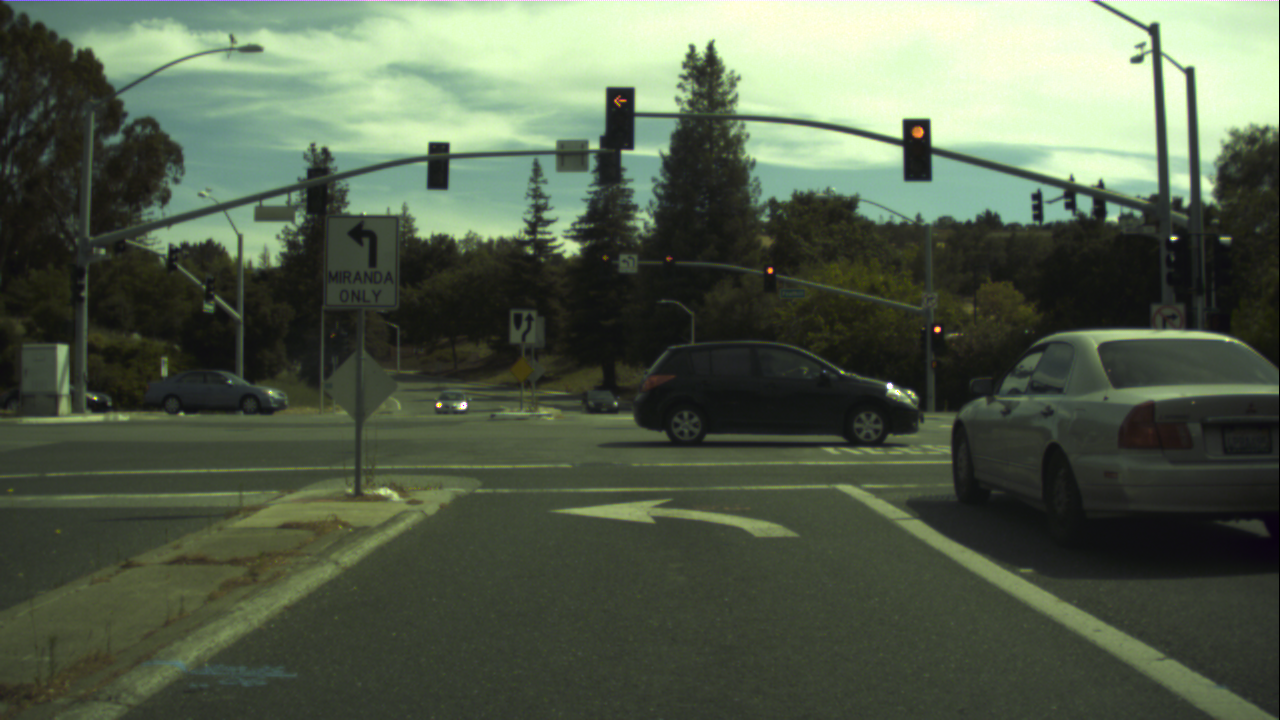
#> input picture 37596.png, 1280 x 720 px
$ python TLR.py   (older library calls are emulated)
#> lines starting #> are read from the running program, lines starting #| are printed output that depends on the picture; after the words box and inside, x2 and y2 are one past the last pixel; in counts of white or black regions, pixels touching at a corner belong together
#> further down, img is the input picture: shape (720, 1280, 3); mean B, G, R 75.8, 94.9, 83.8
import cv2
import numpy as np
from matplotlib import pyplot as plt


def normalizeImage(img):
    width, height, _ = img.shape
    print(width)
#| 720
    for x in range(0, width - 1):
        for y in range(0, height - 1):
            s = np.int16(img[x,y,0]) + np.int16(img[x,y,1]) + np.int16(img[x,y,2])
            s=np.float64(s)
            if(s > 0):
                img[x,y,2] = (img[x,y,2] / s) * 255
                img[x,y,1] = (img[x,y,1] / s) * 255
                img[x,y,0] = (img[x,y,0] / s) * 255
            else:
                img[x,y,0] = 0
                img[x,y,1] = 0
                img[x,y,2] = 0
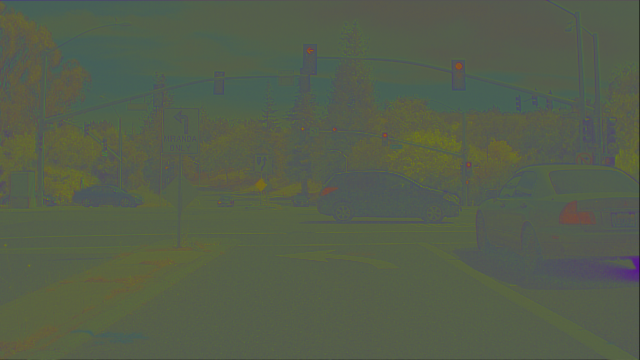
#> img: shape (720, 1280, 3) (shown at 1/2 size); mean B, G, R 74.8, 93.9, 84.6
    return cv2.normalize( img, None, 0, 255, norm_type=cv2.NORM_MINMAX, dtype=cv2.CV_8U)

def filterImg(img, Ch1Min, Ch1Max, Ch2Min, Ch2Max, Ch3Min, Ch3Max):
#> called with Ch1Min = 25, Ch1Max = 75, Ch2Min = 100, Ch2Max = 255, Ch3Min = 0, Ch3Max = 150
    blueCh, greenCh, redCh  = cv2.split(img)
    blueMask = cv2.inRange(redCh, Ch1Min, Ch1Max)
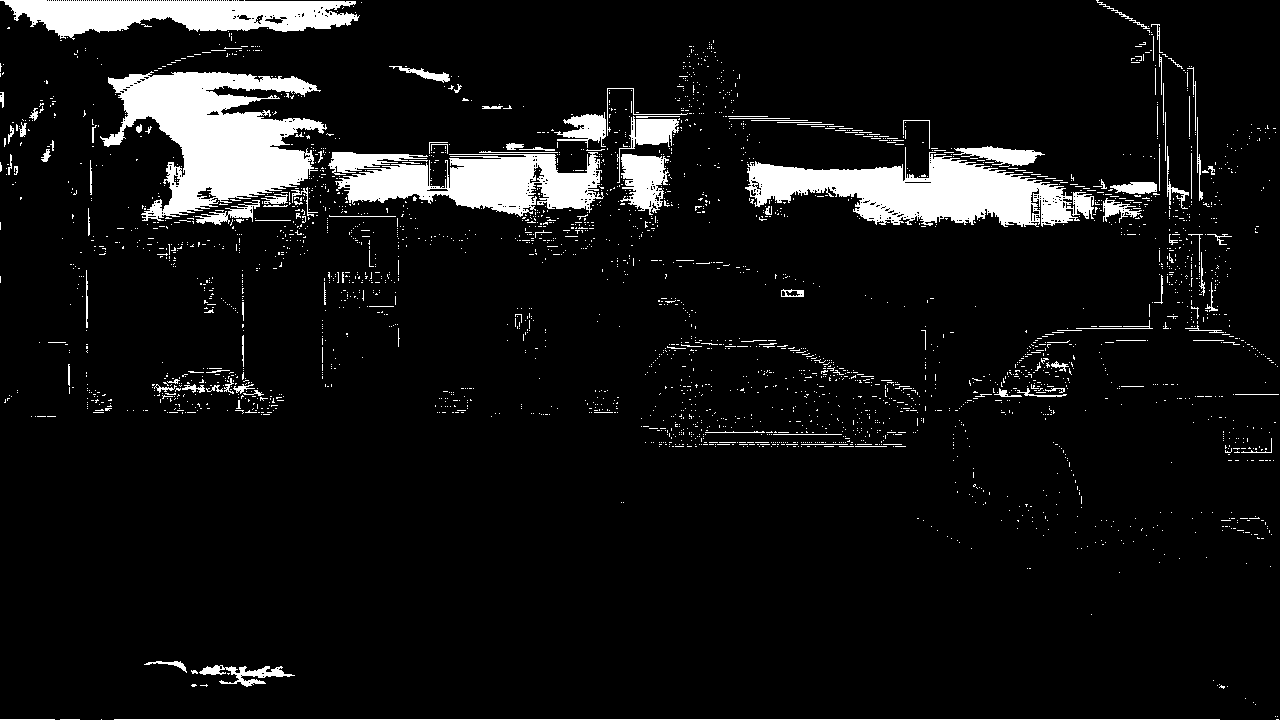
#> blueMask: shape (720, 1280); 7.9% white; 2967 white regions (2838 under 20 px), largest, box (x1, y1, x2, y2) and area: (100, 71, 327, 221) 17469, (745, 147, 1094, 227) 13771, (328, 152, 604, 217) 10760
    greenMask = cv2.inRange(greenCh, Ch2Min, Ch2Max)
#> greenMask: shape (720, 1280); 10.5% white in thin lines or dots
    redMask = cv2.inRange(blueCh, Ch3Min, Ch3Max)
#> redMask: shape (720, 1280); every value is 255
    cv2.imshow("blue", redMask)
    cv2.imshow("green", greenMask)
    cv2.imshow("red", blueMask)

    maskTemp = cv2.bitwise_and(blueMask, greenMask)
#> maskTemp: shape (720, 1280); 0.48% white in thin lines or dots
    cv2.imshow("temp", maskTemp)
    mask = cv2.bitwise_and(maskTemp, redMask)
    cv2.imshow("mask", mask)
    cv2.waitKey()
    cv2.destroyAllWindows()
    return mask

# [21 lines left out: function ROIHistogram, not called in this run]


img = cv2.imread("37596.png")
#img = cv2.imread("15096.png")
cv2.imshow("Slika", img)
cv2.waitKey()
cv2.destroyWindow("Slika")

#ROIHistogram(img)

img_norm = normalizeImage(img)
cv2.imshow("Normalized", img_norm)
cv2.waitKey()
cv2.destroyWindow("Normalized")

#ROIHistogram(img_norm)

img_hsv = cv2.cvtColor(img, cv2.COLOR_BGR2HSV)
cv2.imshow("Hsv", img_hsv)
cv2.waitKey()
cv2.destroyWindow("Hsv")

mask1 = filterImg(img , 25, 75, 100, 255, 0, 150 )
mask2 = filterImg(img_hsv, 100, 255, 100, 255, 50, 80)
#> call 2 of filterImg, with Ch1Min = 100, Ch1Max = 255, Ch2Min = 100, Ch2Max = 255, Ch3Min = 50, Ch3Max = 80
#> in filterImg (call 2), `blueCh, greenCh, redCh  = cv2.split(img)`:
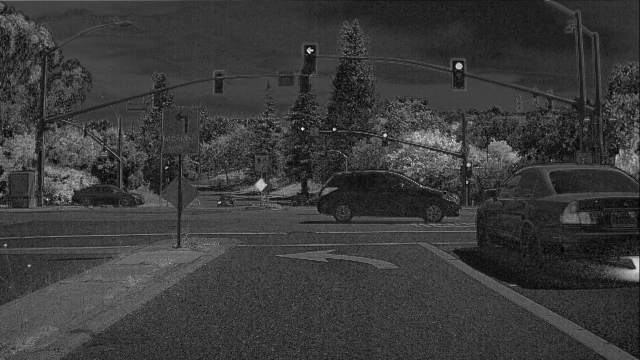
#> greenCh: shape (720, 1280) (shown at 1/2 size); min 0, max 255, mean 58.3
mask3 = filterImg(img, 120, 255, 15, 180, 0, 100)
mask4 = filterImg(img_hsv, 100, 255, 100, 255, 0, 25)
maskTemp1 = cv2.bitwise_or(mask1, mask2)
#> maskTemp1: shape (720, 1280); 0.54% white in thin lines or dots
maskTemp2 = cv2.bitwise_or(mask3, mask4)
#> maskTemp2: shape (720, 1280); 0.3% white in thin lines or dots
mask_final = cv2.bitwise_or(maskTemp1, maskTemp2)
#> mask_final: shape (720, 1280); 0.83% white in thin lines or dots

kernel = cv2.getStructuringElement(cv2.MORPH_ELLIPSE, (3, 3), (1, 1))
mask_erode = cv2.morphologyEx(mask_final, cv2.MORPH_OPEN, kernel)
#> mask_erode: shape (720, 1280); 0.13% white; 71 white regions (60 under 20 px), largest, box (x1, y1, x2, y2) and area: (1129, 427, 1157, 446) 279, (646, 375, 675, 390) 149, (911, 125, 924, 138) 125

cv2.imshow("Mask1", mask1)
cv2.imshow("Mask2", mask2)
cv2.imshow("Mask3", mask3)
cv2.imshow("Mask4", mask4)
cv2.imshow("Erode", mask_erode)

img_filtered = cv2.bitwise_and(img, img, mask=mask_final)
cv2.imshow("Filter", img_filtered)
cv2.waitKey()
cv2.destroyWindow("Filter")


img_blur = cv2.blur(img_norm, (5, 5))
cv2.imshow("Blur", img_blur)
cv2.waitKey()
cv2.destroyWindow("Blur")

img_grayscale = cv2.cvtColor(img_filtered, cv2.COLOR_BGR2GRAY)
cv2.imshow("Grayscale", img_grayscale)
cv2.waitKey()
cv2.destroyWindow("Grayscale")

kernel = cv2.getStructuringElement(cv2.MORPH_ELLIPSE, (9, 9))
img_tophat = cv2.morphologyEx(img_grayscale, cv2.MORPH_TOPHAT, kernel)
cv2.imshow("Tophat", img_tophat)
cv2.waitKey()
cv2.destroyWindow("Tophat")

ret, img_globalThreshold = cv2.threshold(img_tophat, 100, 255, cv2.THRESH_BINARY)
#> img_globalThreshold: shape (720, 1280); 0.02% white in thin lines or dots, all inside (x1, y1, x2, y2) = (9, 100, 1231, 442)
img_adaptiveThresholdMean = cv2.adaptiveThreshold(img_tophat, 255, cv2.ADAPTIVE_THRESH_MEAN_C, cv2.THRESH_BINARY, 3, 5)
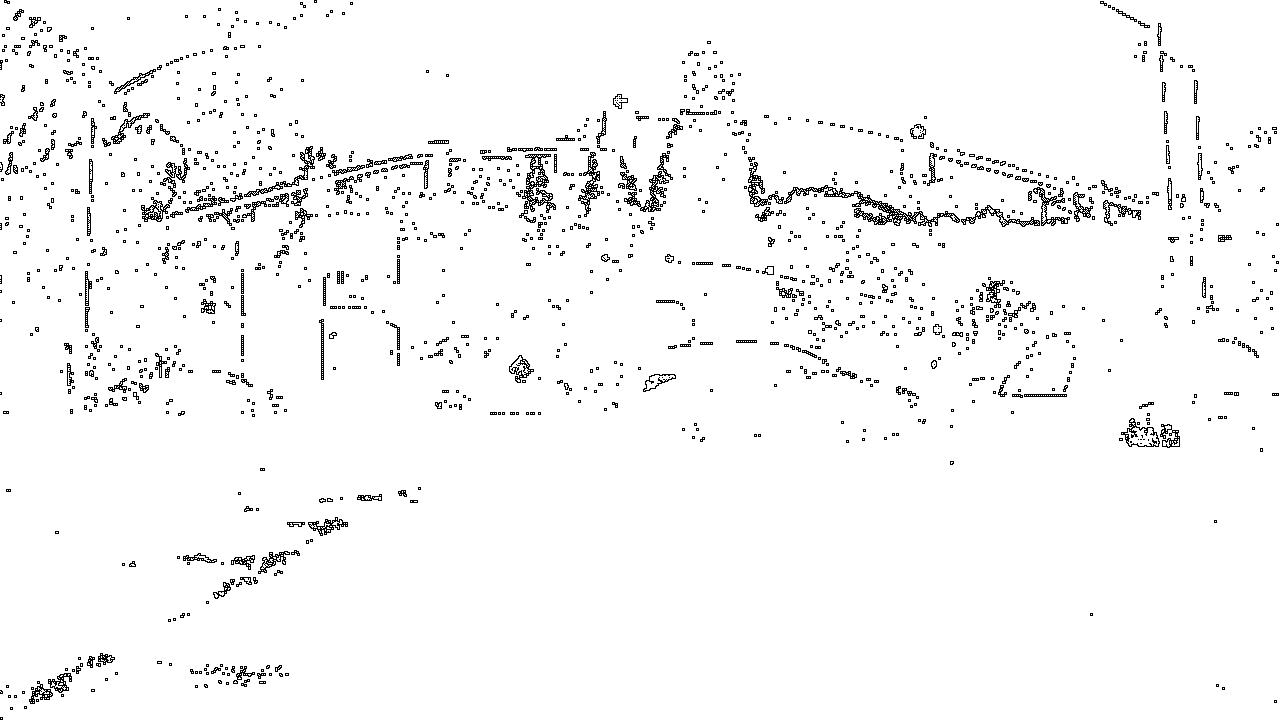
#> img_adaptiveThresholdMean: shape (720, 1280); 96.7% white; black in thin lines or dots
img_adaptiveThresholdGauss = cv2.adaptiveThreshold(img_tophat, 255, cv2.ADAPTIVE_THRESH_GAUSSIAN_C, cv2.THRESH_BINARY, 3, 5)
#> img_adaptiveThresholdGauss: shape (720, 1280); 96.7% white; black in thin lines or dots
cv2.imshow("GlobalThreshold", img_globalThreshold)
cv2.imshow("MeanThreshold", img_adaptiveThresholdMean)
cv2.imshow("GaussThreshold", img_adaptiveThresholdGauss)
cv2.imshow("Slika", img)

cv2.waitKey()

cv2.destroyAllWindows()
cv2.waitKey()

$ run again, with 15096.png copied over 37596.png
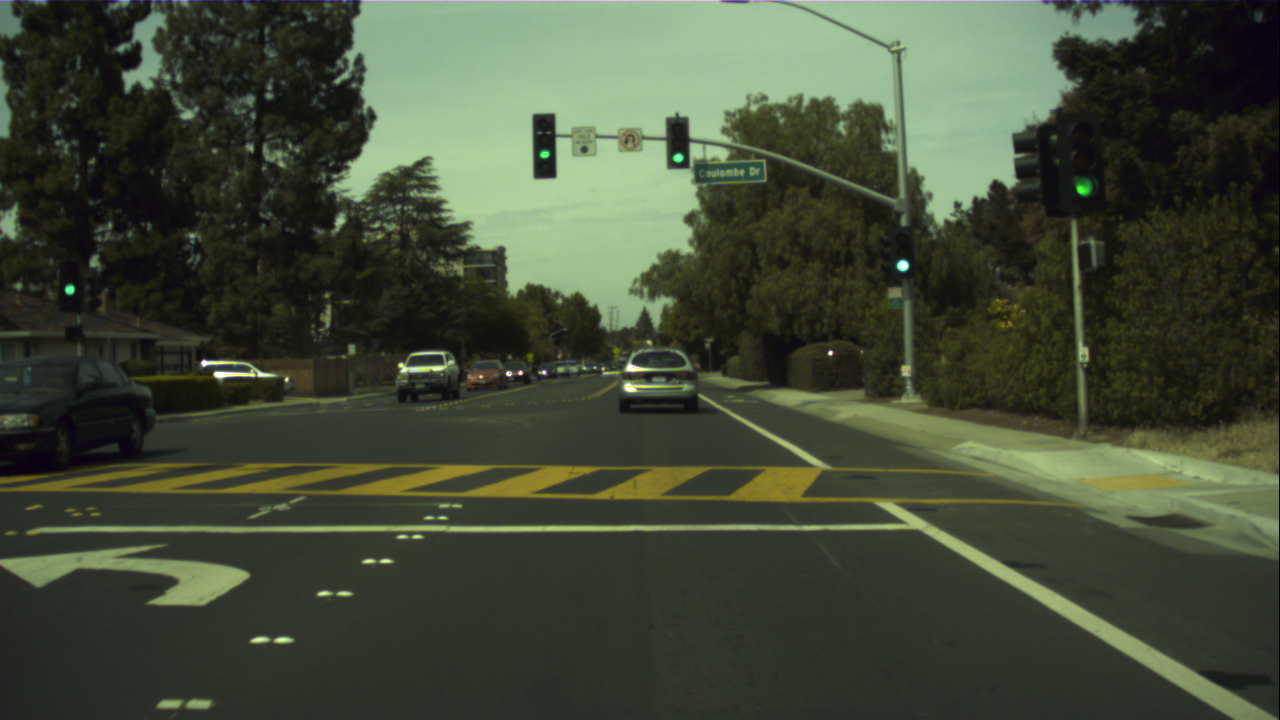
#> input picture 15096.png, 1280 x 720 px
#> img is the input picture: shape (720, 1280, 3); mean B, G, R 55.8, 74.3, 66.4
#| 720
#> img_hsv: shape (720, 1280, 3); mean H, S, V 47.2, 69.5, 96.7
#> in filterImg, `blueMask = cv2.inRange(redCh, Ch1Min, Ch1Max)`:
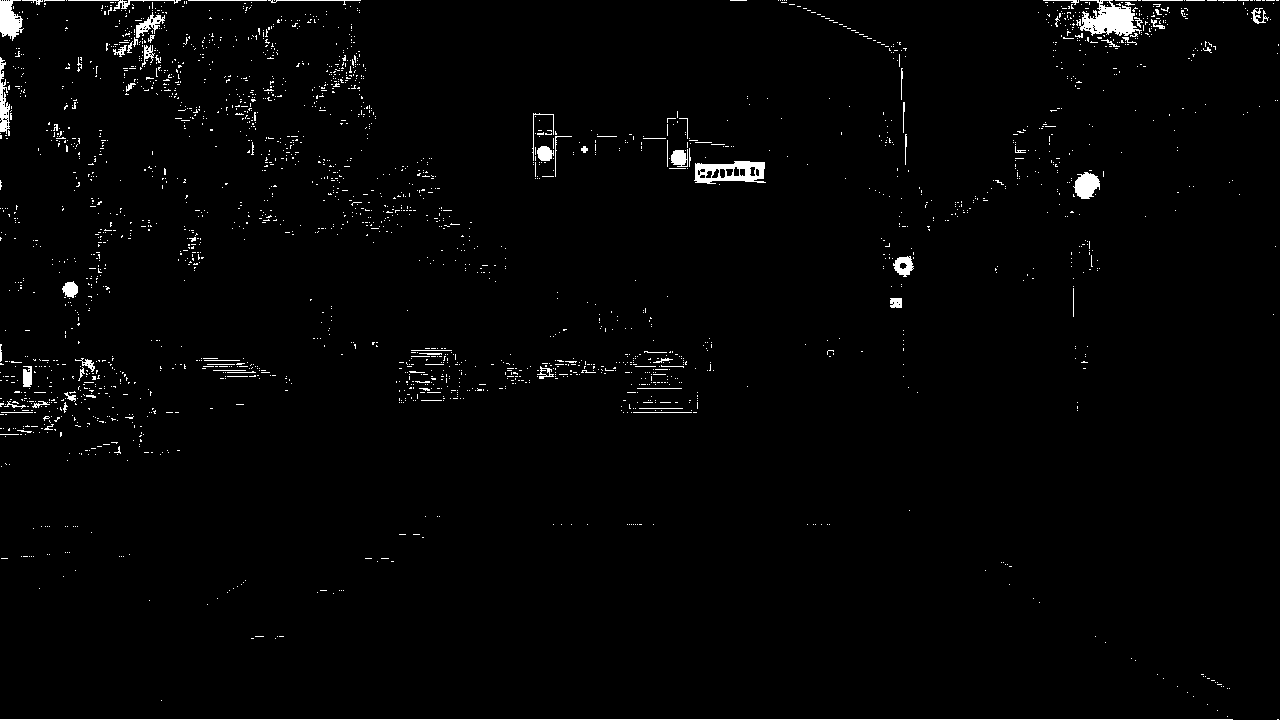
#> blueMask: shape (720, 1280); 1.7% white; 2479 white regions (2394 under 20 px), largest, box (x1, y1, x2, y2) and area: (1076, 0, 1142, 36) 1283, (0, 719, 1233, 720) 1233, (694, 161, 766, 184) 1000
#> greenMask: shape (720, 1280); 17.8% white in thin lines or dots
#> redMask: shape (720, 1280); 100% white; black in thin lines or dots, all inside (x1, y1, x2, y2) = (5, 0, 1279, 473)
#> maskTemp: shape (720, 1280); 0.35% white; 886 white regions (872 under 20 px), largest, box (x1, y1, x2, y2) and area: (698, 161, 765, 183) 662, (1074, 173, 1099, 198) 403, (64, 283, 77, 296) 127
#> blueMask: shape (720, 1280); 22.9% white; 10566 white regions (9931 under 20 px), largest, box (x1, y1, x2, y2) and area: (625, 0, 1279, 477) 71008, (0, 388, 1198, 605) 37577, (715, 53, 905, 206) 6570
#> greenMask: shape (720, 1280); 18.7% white; 9937 white regions (9466 under 20 px), largest, box (x1, y1, x2, y2) and area: (1078, 146, 1279, 472) 28069, (0, 415, 1083, 514) 21268, (890, 202, 1077, 424) 18457
#> redMask: shape (720, 1280); 19.2% white; 11715 white regions (11479 under 20 px), largest, box (x1, y1, x2, y2) and area: (334, 1, 1147, 333) 126123, (0, 621, 117, 720) 3026, (111, 1, 172, 95) 2300
#> maskTemp: shape (720, 1280); 17% white; 10425 white regions (9909 under 20 px), largest, box (x1, y1, x2, y2) and area: (1078, 171, 1279, 472) 21517, (0, 415, 1083, 514) 21115, (898, 202, 1077, 423) 14214
#> mask: shape (720, 1280); 0.19% white; 721 white regions (715 under 20 px), largest, box (x1, y1, x2, y2) and area: (1074, 174, 1099, 198) 364, (708, 161, 765, 179) 266, (64, 283, 75, 296) 96, (538, 149, 551, 160) 94, (672, 153, 685, 164) 83, (711, 176, 736, 181) 49
#> blueMask: shape (720, 1280); 0.09% white in thin lines or dots, all inside (x1, y1, x2, y2) = (0, 198, 1279, 515)
#> greenMask: shape (720, 1280); 99.9% white; black in thin lines or dots
#> redMask: shape (720, 1280); 98.1% white; 2092 black regions (2032 under 20 px), largest, box (x1, y1, x2, y2) and area: (1027, 0, 1279, 115) 6841, (0, 414, 139, 475) 3053, (1252, 150, 1279, 204) 692
#> redMask: shape (720, 1280); 6.8% white in thin lines or dots
#> mask: shape (720, 1280); 1.4% white in thin lines or dots
#> maskTemp1: shape (720, 1280); 0.4% white in thin lines or dots
#> maskTemp2: shape (720, 1280); 1.4% white in thin lines or dots
#> mask_final: shape (720, 1280); 1.8% white in thin lines or dots
#> mask_erode: shape (720, 1280); 0.32% white; 117 white regions (97 under 20 px), largest, box (x1, y1, x2, y2) and area: (706, 161, 764, 181) 526, (1075, 173, 1099, 198) 387, (290, 368, 312, 393) 325
#> img_globalThreshold: shape (720, 1280); 0.1% white in thin lines or dots, all inside (x1, y1, x2, y2) = (0, 25, 1279, 546)
#> `img_adaptiveThresholdMean = cv2.adaptiveThreshold(img_tophat, 255, cv2..`:
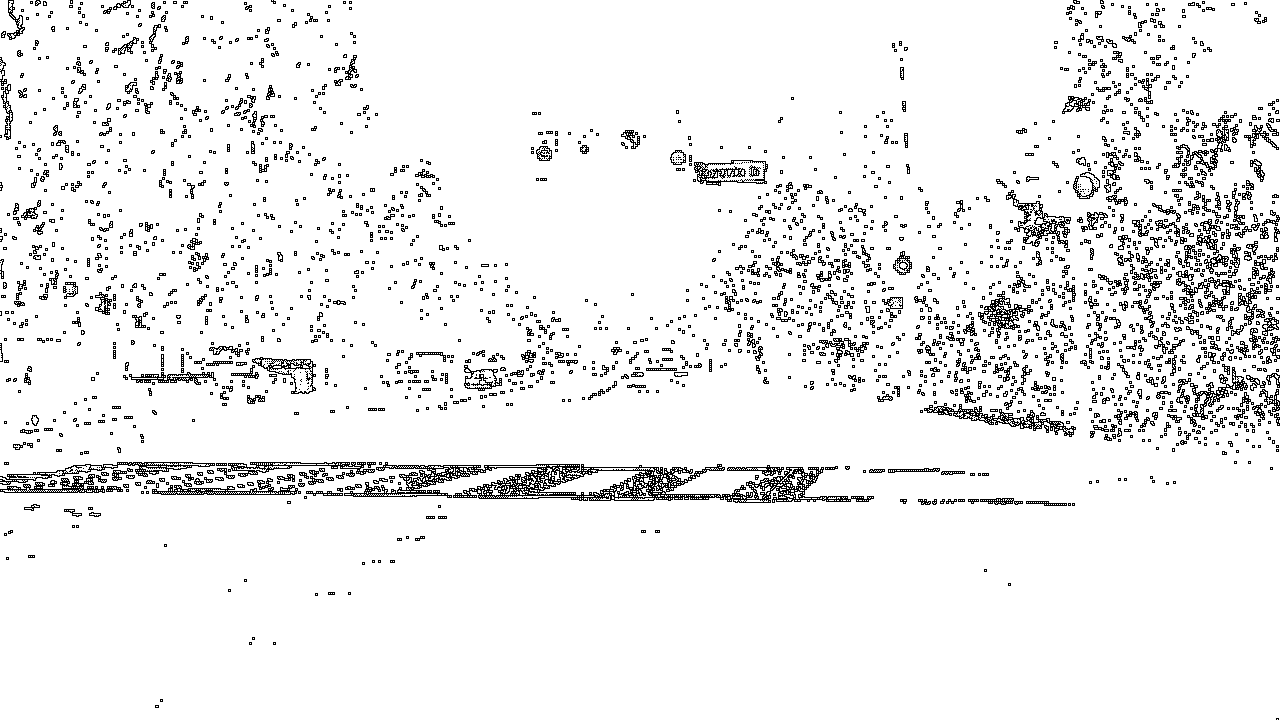
#> img_adaptiveThresholdMean: shape (720, 1280); 93.4% white; black in thin lines or dots
#> img_adaptiveThresholdGauss: shape (720, 1280); 93.4% white; black in thin lines or dots
